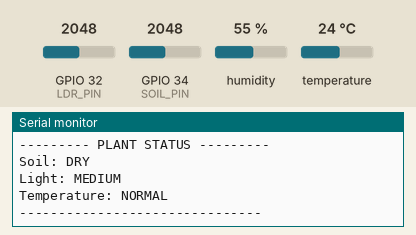
Bench run of a sketch on a simulated ESP32. Parts: the last lines printed to the serial monitor. Inputs (shaded band) come from the test bench; at power-on: temperature 24 °C, GPIO 34 (SOIL_PIN) = 2048, GPIO 32 (LDR_PIN) = 2048, humidity 55 %.

Above: at 3.2 s.
3.3 s: temperature set to 12 °C
At 4.9 s:
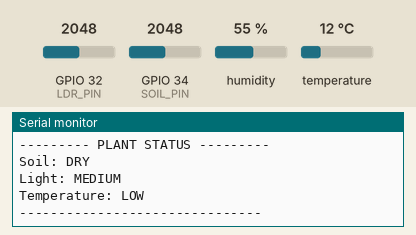
7.6 s: GPIO 34 (SOIL_PIN) set to 1960
11.6 s: GPIO 32 (LDR_PIN) set to 2866
At 12.8 s:
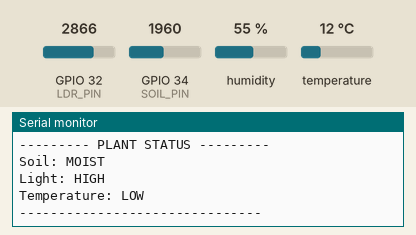
15.7 s: temperature set to 41 °C
At 17.4 s:
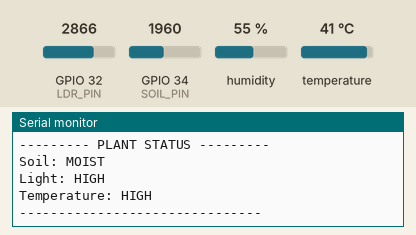
19.8 s: GPIO 34 (SOIL_PIN) set to 960
23.9 s: GPIO 32 (LDR_PIN) set to 960
At 25.3 s:
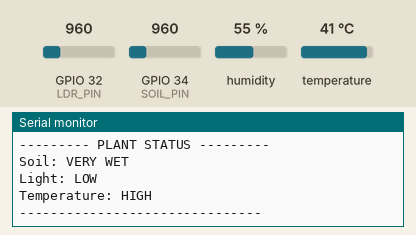
Timing chart, 0 to 26.9 s (numbered marks = the images above; inputs shaded):
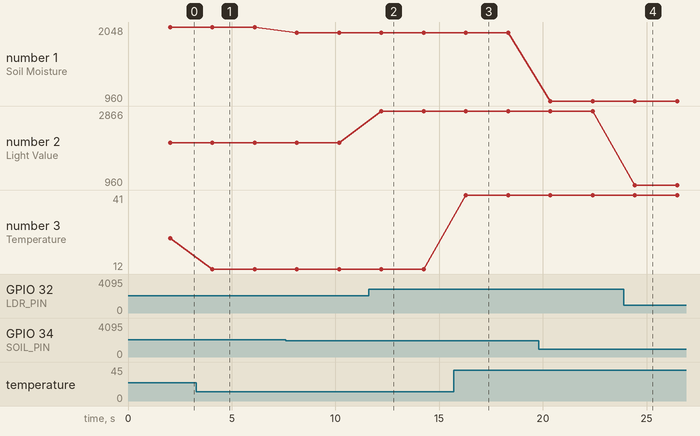

Measured:
- after the input at 3.3 s, the serial monitor: prints a new line after 0.76 s (image 1)
- after the input at 11.6 s, the serial monitor: prints a new line after 0.61 s (image 2)
- after the input at 15.7 s, the serial monitor: prints a new line after 0.59 s (image 3)
- after the input at 23.9 s, the serial monitor: prints a new line after 0.53 s (image 4)
- plotted number 1: 2048 → 1960 after the input at 7.6 s, 1960 → 960 after the input at 19.8 s
- plotted number 2: 2048 → 2866 after the input at 11.6 s
- plotted number 3: 24 → 12 after the input at 3.3 s, 12 → 41 after the input at 15.7 s

The sketch:

plant_monitoring.ino
```cpp
#include "DHT.h"

// ---------- PIN CONFIGURATION ----------
#define SOIL_PIN 34
#define DHT_PIN 4
#define LDR_PIN 32

#define DHT_TYPE DHT11

DHT dht(DHT_PIN, DHT_TYPE);

void setup() {
  Serial.begin(115200);

  dht.begin();

  Serial.println("================================");
  Serial.println(" Smart Plant Health Monitoring");
  Serial.println("================================");

  delay(2000);
}

void loop() {

  // Read sensors
  int soilValue = analogRead(SOIL_PIN);
  int lightValue = analogRead(LDR_PIN);
  float temperature = dht.readTemperature();

  // Check DHT11
  if (isnan(temperature)) {
    Serial.println("DHT11 sensor error!");
    delay(2000);
    return;
  }

  // ---------- DISPLAY VALUES ----------
  Serial.println();
  Serial.println("--------- SENSOR DATA ---------");

  Serial.print("Soil Moisture : ");
  Serial.println(soilValue);

  Serial.print("Light Value   : ");
  Serial.println(lightValue);

  Serial.print("Temperature   : ");
  Serial.print(temperature);
  Serial.println(" °C");

  // ---------- SOIL STATUS ----------
  Serial.println();
  Serial.println("--------- PLANT STATUS ---------");

  if (soilValue > 3000) {
    Serial.println("Soil: VERY DRY");
  }
  else if (soilValue > 2000) {
    Serial.println("Soil: DRY");
  }
  else if (soilValue > 1000) {
    Serial.println("Soil: MOIST");
  }
  else {
    Serial.println("Soil: VERY WET");
  }

  // ---------- LIGHT STATUS ----------

  if (lightValue < 1000) {
    Serial.println("Light: LOW");
  }
  else if (lightValue < 2500) {
    Serial.println("Light: MEDIUM");
  }
  else {
    Serial.println("Light: HIGH");
  }

  // ---------- TEMPERATURE STATUS ----------

  if (temperature > 35) {
    Serial.println("Temperature: HIGH");
  }
  else if (temperature < 15) {
    Serial.println("Temperature: LOW");
  }
  else {
    Serial.println("Temperature: NORMAL");
  }

  Serial.println("-------------------------------");

  delay(2000);
}
```
